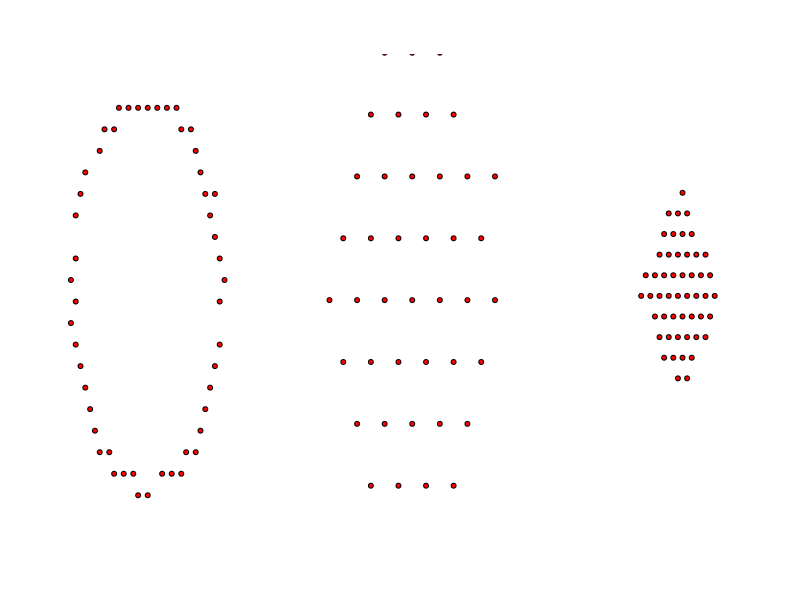
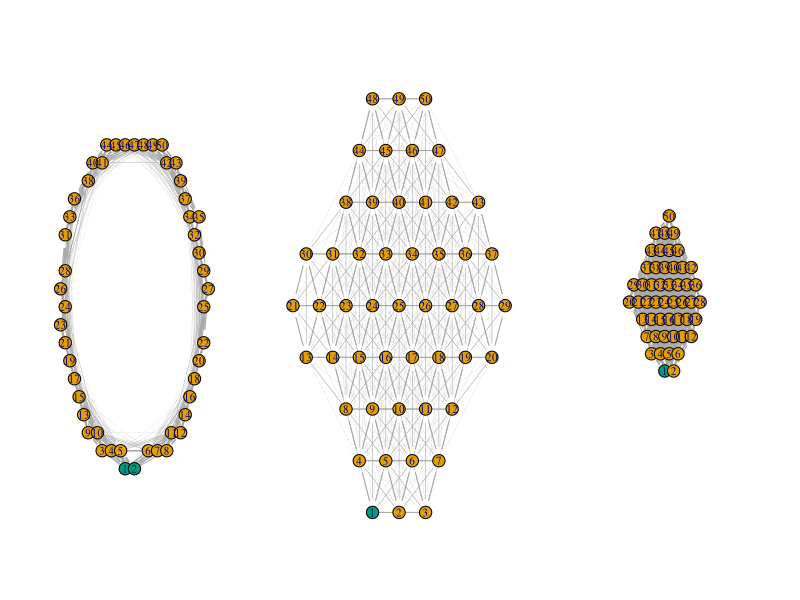
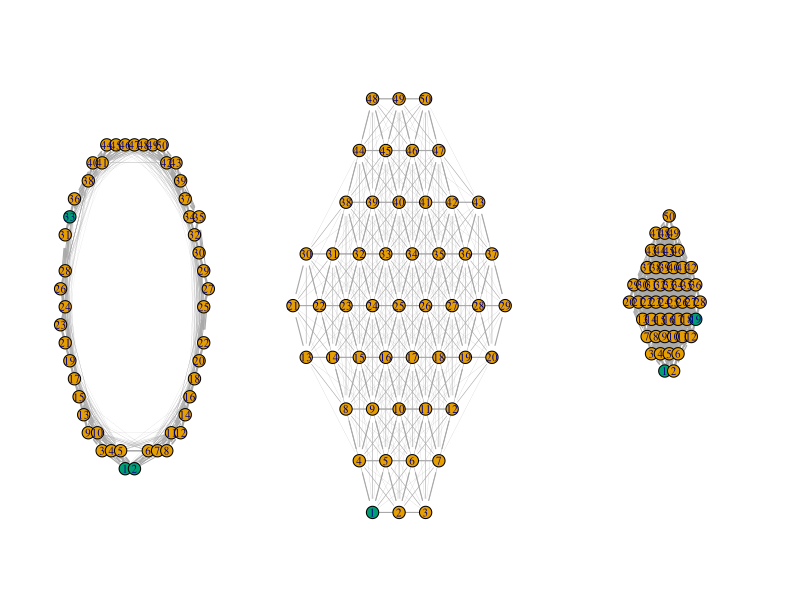
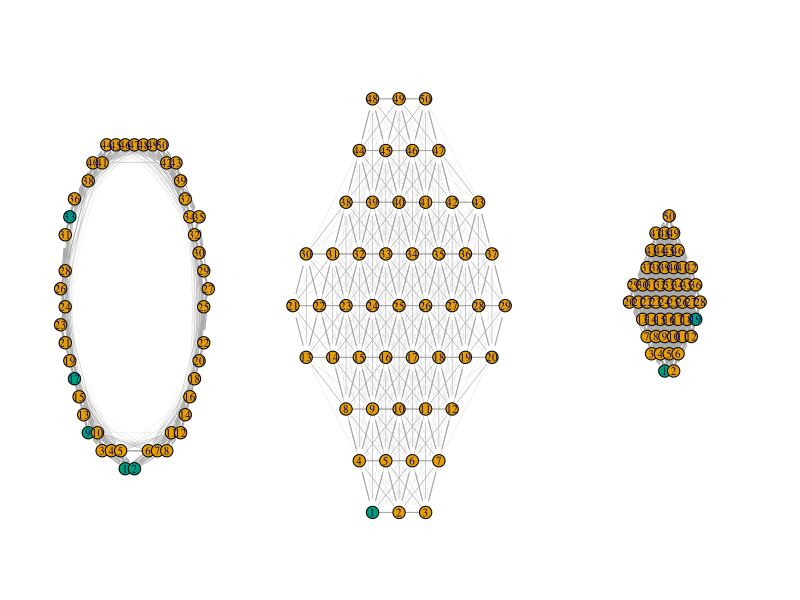
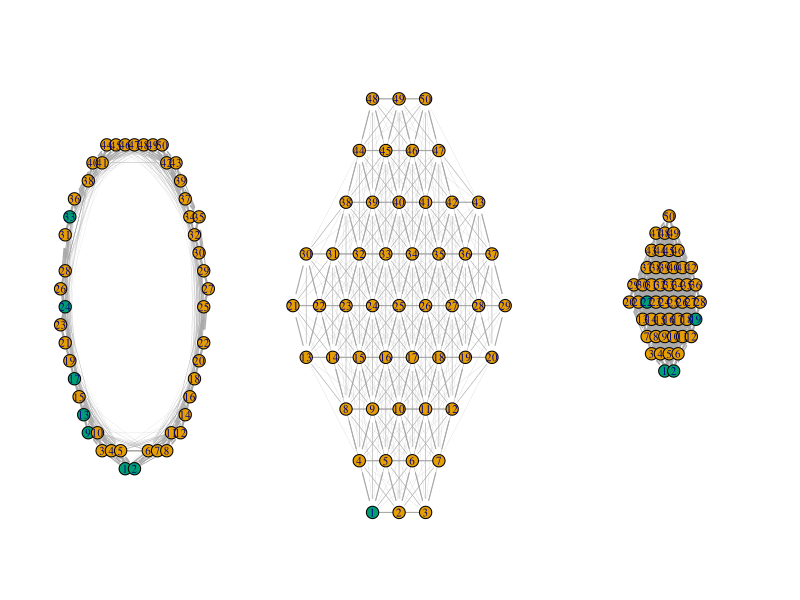
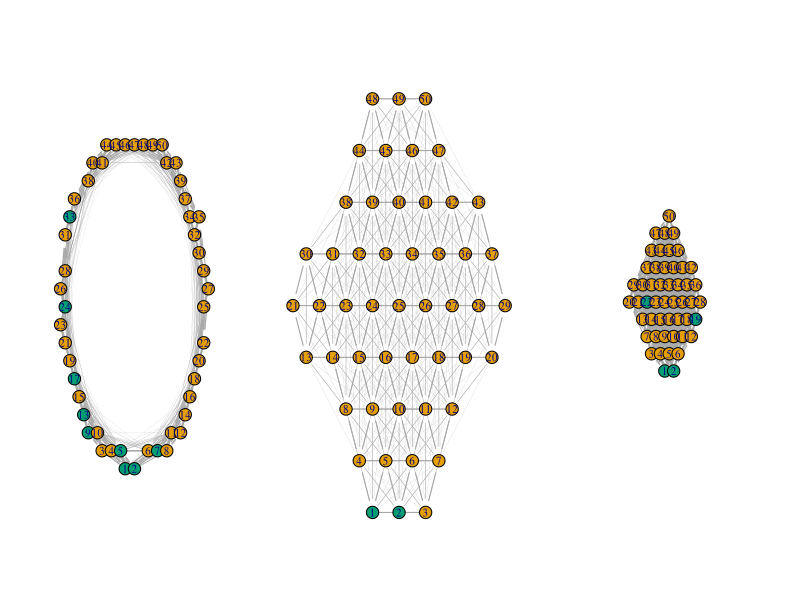
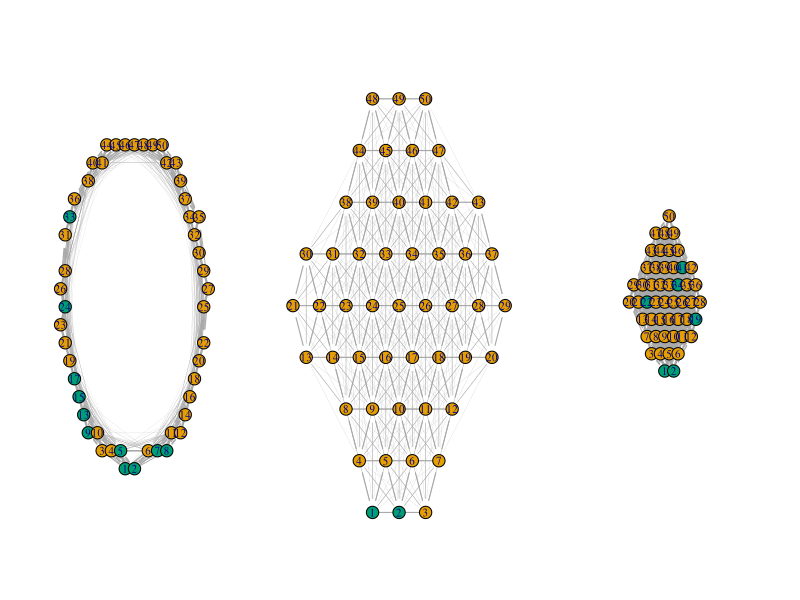
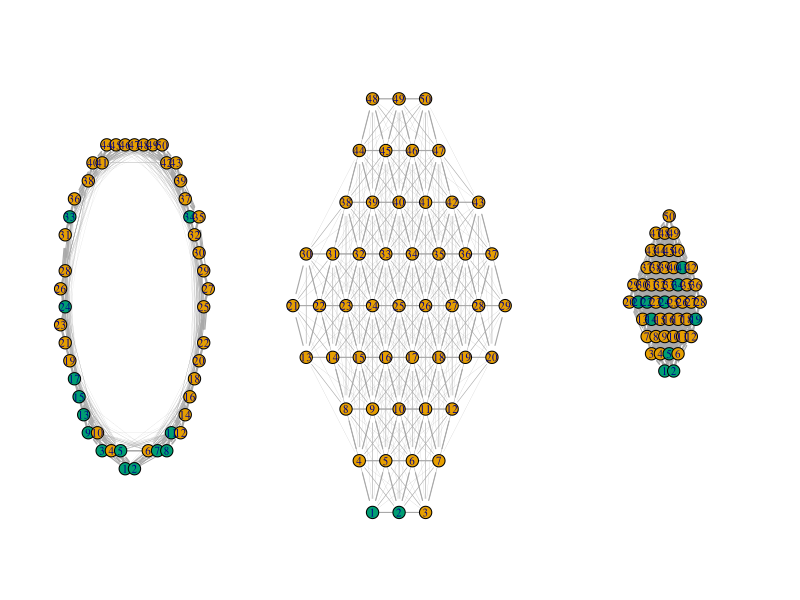

The R script that drew these images, in order: (Note: this script raises an error after producing the figures.)
library(sf)
library(igraph)

#' Create n points within a square positioned using h, v, and n.
#' 
#' @param h A numeric value indicating the horizontal distance of the square from the origin.
#' @param v A numeric value indicating the vertical distance of the square from the origin.
#' @param n An integer indicating the number of points to generate within the square.
#' 
#' @return An object of class "sf" containing n points within a square.
#' 
#' @importFrom sf st_polygon st_sample
#' @export
createPolyPoints <- function(h,v=0,n){
    square <- st_polygon(list(rbind(c(-h,v), c(v,h), c(h,v), c(v,-h), c(-h,v))))
    st_sample(square,size = n,type="hexagonal")
}

#' Create n points within two circles with a distance of m.
#' 
#' @param m A numeric value indicating the distance between the two circles.
#' @param n An integer indicating the number of points to generate within the two circles.
#' 
#' @return An object of class "sf" containing n points within two circles with a distance of m.
#' 
#' @importFrom sf st_polygon st_sample st_difference
#' @export
createFringePoints <- function(m,n){
    # create circle polygon inside the square polygon
    center <- c(0, 0)
    radius <- 0.92
    theta <- seq(0, 2*pi, length.out = 50+1)[-1] # create n points evenly spaced around the circle
    circle_poly_coords <- center + radius * cbind(cos(theta), sin(theta))
    circle_poly1 <- st_polygon(list(rbind(circle_poly_coords, circle_poly_coords[1,])))
    radius <- radius-m 
    circle_poly_coords <- center + radius * cbind(cos(theta), sin(theta))
    circle_poly2 <- st_polygon(list(rbind(circle_poly_coords, circle_poly_coords[1,])))
    fringe=st_difference(circle_poly1,circle_poly2)
    st_sample(fringe,size = n,type="hexagonal")
}


#' Convert spatial points to an igraph graph.
#' 
#' @param points An object of class "sf" containing the spatial points.
#' @param contagious_period An integer indicating the duration (in time steps) that an individual is contagious.
#' 
#' @return An object of class "igraph" representing the graph.
#' 
#' @importFrom igraph graph.adjacency E V neighbors
#' @importFrom sf st_distance
#' @export
toGraph <- function(points,contagious_period=10){
    distances <- as.matrix(st_distance(points))
    g <- graph.adjacency(distances, mode = "undirected", weighted = TRUE)
    E(g)$width=log(1/E(g)$weight) #when drowing the graph we draw only the shorter edge ie the link between very close nodes
    V(g)$state=0
    V(g)$state[1]=contagious_period # the node "1" become contagious for `contagious_period` time step.
    g
}


#' the main function
#'
#' @param g A graph object representing the network
#' @param prob_diffuse The probability of the culture diffusing to a visited individual
#' @param nvisits The number of neighbors visited by each contagious individual in each time step
#' @param contagious_period The length of time that an individual remains contagious
#'
#' @return A graph object representing the network, with updated states and colors
#' @export
diffuse_culture <- function(g, prob_diffuse,nvisits=1,contagious_period=10) {

    #for all node in the graph of state > 0, which correspond to "contagious" individual we will see if they visit other indivdiual
    for (v in V(g)[V(g)$state>0]) {
        neighbors <- neighbors(g, v) #get all the neighbors of the node v
        probas=1/(E(g)[.from(v)]$weight+1)^4    #this is where the probablilty of visiting someone is defined, very important. Here it is defined as depending on the invert of the squared distance. I added + 1 on the distance because the spatial geography of the model is very small and distance are ofen <1 so adding one simplify 
        visit <- sample(neighbors, 1,prob=probas)  #we sample the `nvisits` neighbors given these probability
        if (V(g)$state[visit]==0 && runif(1) < prob_diffuse) V(g)$state[visit] <- contagious_period
    }
  V(g)$state[V(g)$state==1]=-1 #here I decided that once individual are going to be not contagious again I put them in a "resistant" stat, so they won't be contaminated again. We could imagine this resistant state to be also -n and then at each time state we can increase this resistance ; when it reaches 0 they can be contaminated again 
  V(g)$state[V(g)$state>0]=V(g)$state[V(g)$state>0]-1 #decrease the time left for contagious people
  V(g)$color[V(g)$state==0]=1 #just some estetic
  V(g)$color[V(g)$state>0]=3 #just some estetic
  V(g)$color[V(g)$state<0]=2 #just some estetic
  return(g)
}

n=50

#let's draw 3 maps

scenarios <- list( createFringePoints(.1,n), createPolyPoints(h=1.5,n=n), createPolyPoints(h=.5,n=n))

par(mfrow=c(1,3))
for(i in 1:3){
    plot(0,0,xlim=c(-1,1),ylim=c(-1,1),type="n",ann=F,axes=F)
    plot(scenarios[[i]],add=T,pch=21,bg="red")
}


# convert these maps as graph where we will run the simulation:
graphs=lapply(scenarios,toGraph)

# Run diffusion simulation for 25 time steps on each graph
prob_diffuse <- .5
par(mfrow=c(1,3))
par(mar=c(0,0,0,0))
for (t in 1:25) {
    #update 3 scenarios
    graphs=lapply(graphs, diffuse_culture,prob_diffuse=prob_diffuse)
    #plots 3 scenarios
    lapply(1:length(graphs),function(i){
               plot(0,0,xlim=c(-1.5,1.5),ylim=c(-1.5,1.5),type="n",ann=F,axes=F)
               plot(graphs[[i]],layout=st_coordinates(scenarios[[i]]),add=T,rescale=F)
                })
               Sys.sleep(1)
}


#Final result after 25 time step:
pdf("network.pdf",width=12,height=4)

par(mfrow=c(1,3))
par(mar=c(0,0,0,0))
for(i in 1:3){
    plot(0,0,xlim=c(-1.5,1.5),ylim=c(-1.5,1.5),type="n",ann=F,axes=F)
    plot(graphs[[i]],layout=st_coordinates(scenarios[[i]]),add=T,rescale=F)
}
dev.off()



#reset the state of the graph:
graphs=lapply(scenarios,toGraph)


# below example to run in parallel multiple runs


#run multiple simulation
library(parallel)

cl <- makeCluster(10,type="FORK")
#below the while loop run until only 2 individuals are still contagious and return the number of time step neede to do so.
bigg=parSapply(cl,1:3000,function(i){print(i);sapply(graphs,function(gt){ t=0; while(sum(V(gt)$state>0)<25 ){gt=diffuse_culture(gt,prob_diffuse);t=t+1}; return(t) })})
stopCluster(cl)


boxplot(t(bigg))
